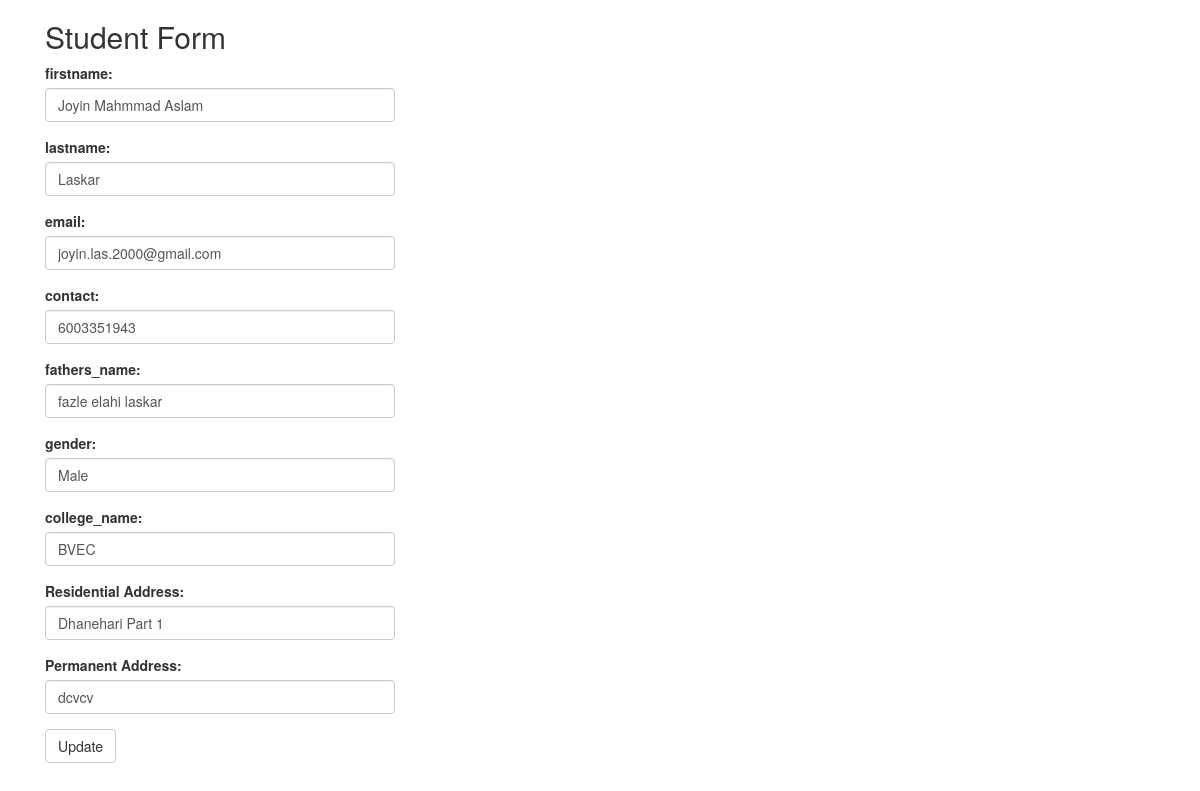
The page /edit.php?id=13 on the database its author committed.
### tables this page shows
CREATE TABLE `table1` (
  `id` int(5) NOT NULL,
  `firstname` varchar(100) NOT NULL,
  `lastname` varchar(100) NOT NULL,
  `email` varchar(100) NOT NULL,
  `contact` varchar(100) NOT NULL,
  `fathers_name` varchar(30) NOT NULL,
  `gender` varchar(30) NOT NULL,
  `college_name` varchar(30) NOT NULL,
  `residential_address` varchar(30) NOT NULL,
  `permanent_address` varchar(100) NOT NULL
);

### edit.php (the view, shortened to what this page needs)
<?php
include "connection.php";
$id=$_GET["id"];
$firstname="";
$lastname="";
$email="";
$contact="";
$fathers_name="";
$gender="";
$college_name="";
$residential_address="";
$permanent_address="";
$res=mysqli_query($link , "select * from table1 where id = $id");
while ($row=mysqli_fetch_array($res)) {
    $firstname=$row["firstname"];
    $lastname=$row["lastname"];
    $email=$row["email"];
    $contact=$row["contact"];
    $fathers_name=$row["fathers_name"];
    $gender=$row["gender"];
    $college_name=$row["college_name"];
    $residential_address=$row["residential_address"];
    $permanent_address=$row["permanent_address"];
}
?>
<!DOCTYPE html>
<html lang="en">
<head>
    <link rel="stylesheet" href="https://maxcdn.bootstrapcdn.com/bootstrap/3.4.1/css/bootstrap.min.css">
    <scrip src="https://maxcdn.bootstrapcdn.com/bootstrap/3.4.1/js/bootstrap.min.js"></script>
</head>
<body>
    <div class="container">
        <div class="col-lg-4">
            <h2>Student Form</h2>
            <form action="" name="form1" method="POST">
                <div class="form-group">
                    <label for="firstname">firstname:</label>
                    <input type="text" class="form-control" id="firstname" placeholder="Enter firstname" name="firstname" value="<?php echo $firstname; ?>">
                </div>
                <div class="form-group">
                    <label for="lastname">lastname:</label>
                    <input type="text" class="form-control" id="lastname" placeholder="Enter lastname" name="lastname" value="<?php echo $lastname; ?>">
                </div>
                <div class="form-group">
                    <label for="email">email:</label>
                    <input type="email" class="form-control" id="email" placeholder="Enter email" name="email" value="<?php echo $email; ?>">
                </div>
                <div class="form-group">
                    <label for="contact">contact:</label>
                    <input type="tel" class="form-control" id="contact" placeholder="Enter contact" name="contact" value="<?php echo $contact; ?>">
                </div>
                <div class="form-group">
                    <label for="fathers_name">fathers_name:</label>
                    <input type="text" class="form-control" id="fathers_name" placeholder="Enter Father's Name" name="fathers_name" value="<?php echo $fathers_name; ?>">
                </div>
                <div class="form-group">
                    <label for="gender">gender:</label>
                    <input type="text" class="form-control" id="gender" placeholder="Enter gender" name="gender" value="<?php echo $gender; ?>">
                </div>
                <div class="form-group">
                    <label for="college_name">college_name:</label>
                    <input type="text" class="form-control" id="college_name" placeholder="Enter College's Name" name="college_name" value="<?php echo $college_name; ?>">
                </div>
                <div class="form-group">
                    <label for="residential_address">Residential Address:</label>
                    <input type="text" class="form-control" id="residential_address" placeholder="Enter address" name="residential_address" value="<?php echo $residential_address; ?>">
                </div>
                <div class="form-group">
                    <label for="permanent_address">Permanent Address:</label>
                    <input type="text" class="form-control" id="permanent_address" placeholder="Enter permanent address" name="permanent_address" value="<?php echo $permanent_address; ?>">
                </div>
                <button type="submit" name="update" class="btn btn-default">Update</button>
            </form>
        </div>
    </div>
</body>
</html>

### edit.php (style rules this page uses)
* { padding: 0; margin: 0; }

### rows shown on the page
table1: firstname "Joyin Mahmmad Aslam", lastname "Laskar", email "joyin.las.2000@gmail.com", contact "6003351943", fathers_name "fazle elahi laskar", gender "Male", college_name "BVEC", residential_address "Dhanehari Part 1", permanent_address "dcvcv"
